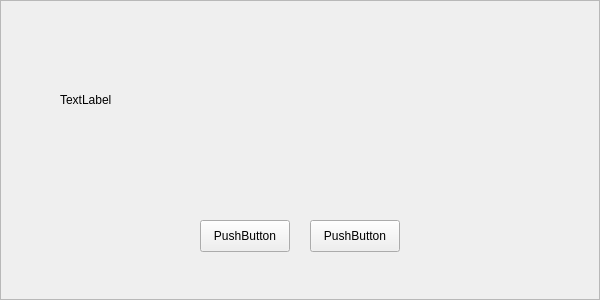
<?xml version="1.0" encoding="UTF-8"?>
<ui version="4.0">
 <class>Frame</class>
 <widget class="QFrame" name="Frame">
  <property name="geometry">
   <rect>
    <x>0</x>
    <y>0</y>
    <width>600</width>
    <height>300</height>
   </rect>
  </property>
  <property name="windowTitle">
   <string>Frame</string>
  </property>
  <property name="frameShape">
   <enum>QFrame::StyledPanel</enum>
  </property>
  <property name="frameShadow">
   <enum>QFrame::Raised</enum>
  </property>
  <widget class="QLabel" name="label">
   <property name="geometry">
    <rect>
     <x>60</x>
     <y>40</y>
     <width>480</width>
     <height>120</height>
    </rect>
   </property>
   <property name="text">
    <string>TextLabel</string>
   </property>
   <property name="UIText" stdset="0">
    <string>110201</string>
   </property>
   <property name="UIClass" stdset="0">
    <string>wtext</string>
   </property>
  </widget>
  <widget class="QPushButton" name="yesButton">
   <property name="geometry">
    <rect>
     <x>200</x>
     <y>220</y>
     <width>90</width>
     <height>32</height>
    </rect>
   </property>
   <property name="text">
    <string>PushButton</string>
   </property>
   <property name="UIText" stdset="0">
    <string>110005</string>
   </property>
   <property name="UIClass" stdset="0">
    <string>wbutton</string>
   </property>
  </widget>
  <widget class="QPushButton" name="noButton">
   <property name="geometry">
    <rect>
     <x>310</x>
     <y>220</y>
     <width>90</width>
     <height>32</height>
    </rect>
   </property>
   <property name="text">
    <string>PushButton</string>
   </property>
   <property name="UIText" stdset="0">
    <string>110006</string>
   </property>
   <property name="UIClass" stdset="0">
    <string>wbutton</string>
   </property>
  </widget>
 </widget>
 <resources/>
 <connections/>
</ui>
